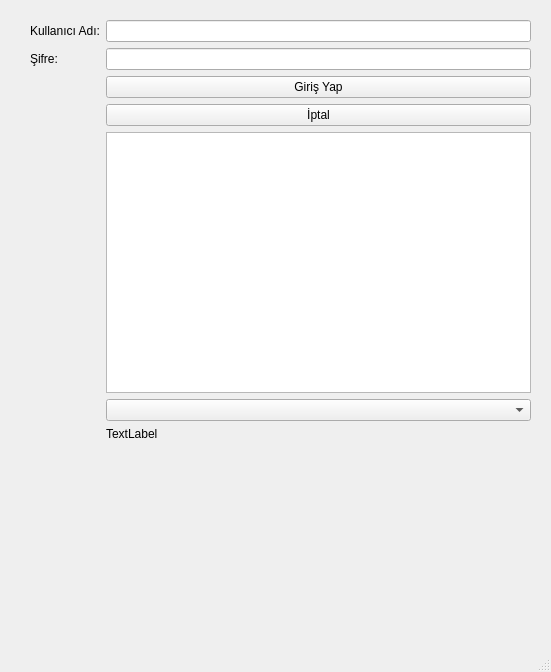
<?xml version="1.0" encoding="UTF-8"?>
<ui version="4.0">
 <class>MainWindow</class>
 <widget class="QMainWindow" name="MainWindow">
  <property name="geometry">
   <rect>
    <x>0</x>
    <y>0</y>
    <width>551</width>
    <height>672</height>
   </rect>
  </property>
  <property name="windowTitle">
   <string>MainWindow</string>
  </property>
  <widget class="QWidget" name="centralwidget">
   <widget class="QWidget" name="formLayoutWidget">
    <property name="geometry">
     <rect>
      <x>30</x>
      <y>20</y>
      <width>501</width>
      <height>421</height>
     </rect>
    </property>
    <layout class="QFormLayout" name="formLayout">
     <item row="0" column="0">
      <widget class="QLabel" name="label">
       <property name="text">
        <string>Kullanıcı Adı:</string>
       </property>
      </widget>
     </item>
     <item row="0" column="1">
      <widget class="QLineEdit" name="txtUserName"/>
     </item>
     <item row="1" column="0">
      <widget class="QLabel" name="label_2">
       <property name="text">
        <string>Şifre:</string>
       </property>
      </widget>
     </item>
     <item row="1" column="1">
      <widget class="QLineEdit" name="txtSifre">
       <property name="echoMode">
        <enum>QLineEdit::Password</enum>
       </property>
      </widget>
     </item>
     <item row="2" column="1">
      <widget class="QPushButton" name="btnGiris">
       <property name="text">
        <string>Giriş Yap</string>
       </property>
      </widget>
     </item>
     <item row="3" column="1">
      <widget class="QPushButton" name="btnIptal">
       <property name="text">
        <string>İptal</string>
       </property>
      </widget>
     </item>
     <item row="4" column="1">
      <widget class="QTableWidget" name="tbl"/>
     </item>
     <item row="5" column="1">
      <widget class="QComboBox" name="cbx"/>
     </item>
     <item row="6" column="1">
      <widget class="QLabel" name="lblSonuc">
       <property name="text">
        <string>TextLabel</string>
       </property>
      </widget>
     </item>
    </layout>
   </widget>
  </widget>
  <widget class="QMenuBar" name="menubar">
   <property name="geometry">
    <rect>
     <x>0</x>
     <y>0</y>
     <width>551</width>
     <height>27</height>
    </rect>
   </property>
  </widget>
  <widget class="QStatusBar" name="statusbar"/>
 </widget>
 <resources/>
 <connections/>
</ui>
